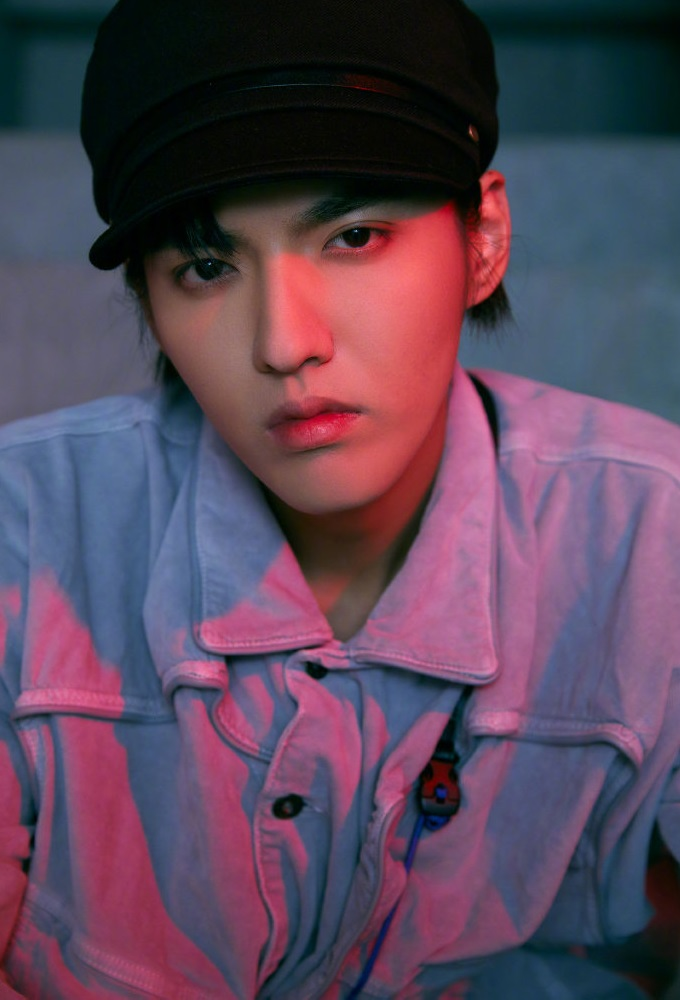
%> input picture DIP/Intensity transformations/kris(1).jpg, 680 x 1000 px
$ octave trans.m   (GNU Octave 9; MATLAB toolbox functions it lacks are replaced by stand-ins)
%> lines starting %> are read from the running program, lines starting %| are printed output that depends on the picture
RGB=imread('kris(1).jpg');                              %读取RGB图像
%> RGB is the input picture: size 1000x680x3 uint8; mean R, G, B 90.4, 69.9, 90
I = rgb2gray(RGB);                                     %把 RGB 图像转换成灰度图像
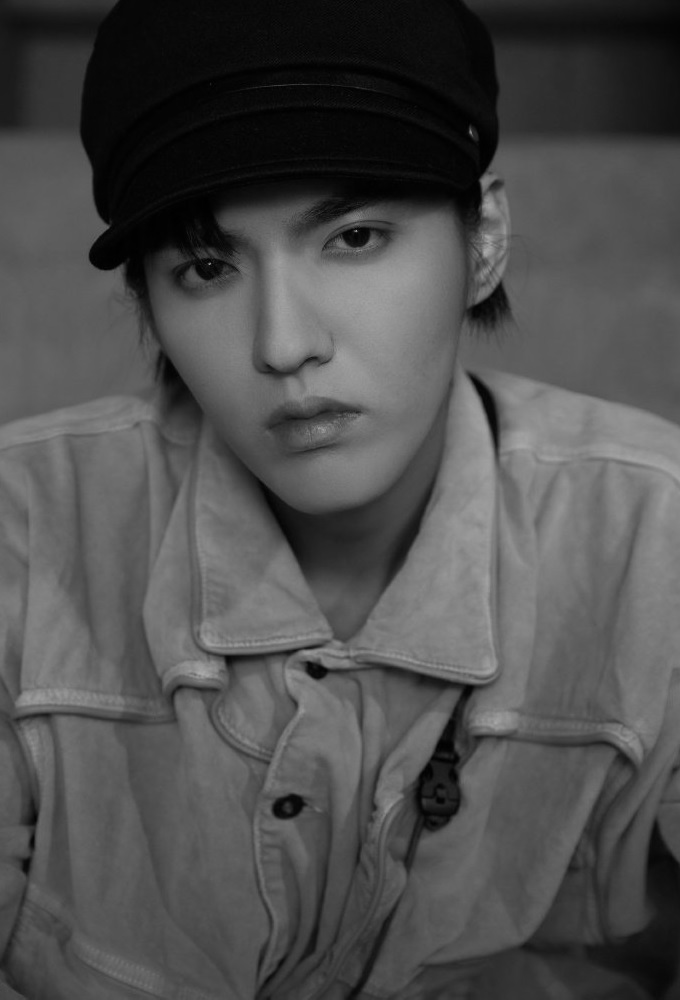
%> I: size 1000x680 uint8; min 0, max 171, mean 78.3
%% 直接线性变换：直接乘以倍数
I1=I*2;
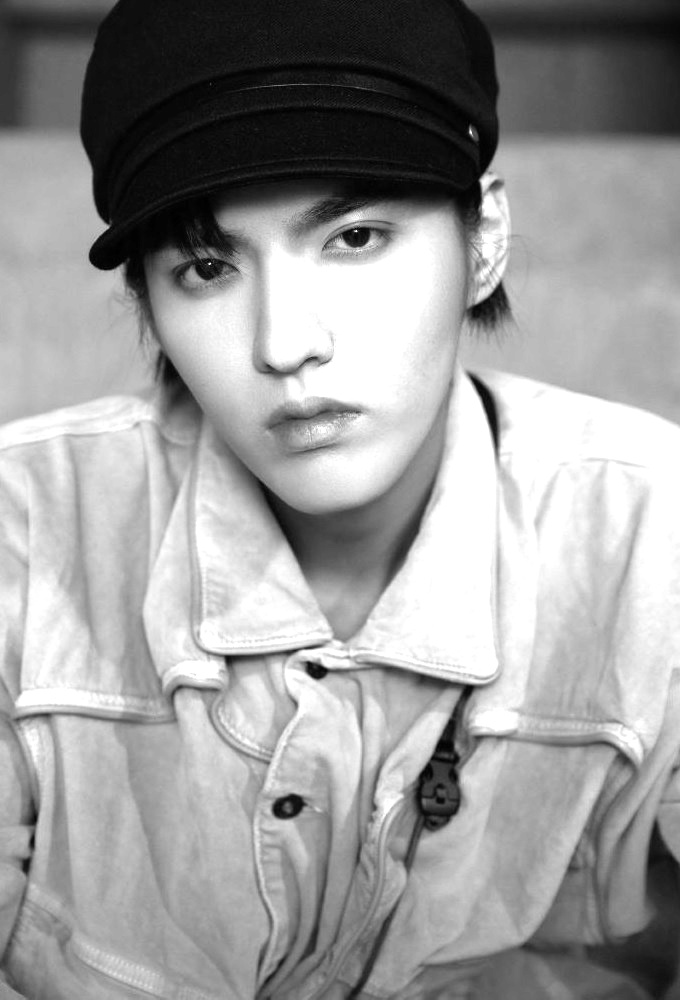
%> I1: size 1000x680 uint8; min 0, max 255, mean 154.5
I2=I/2;
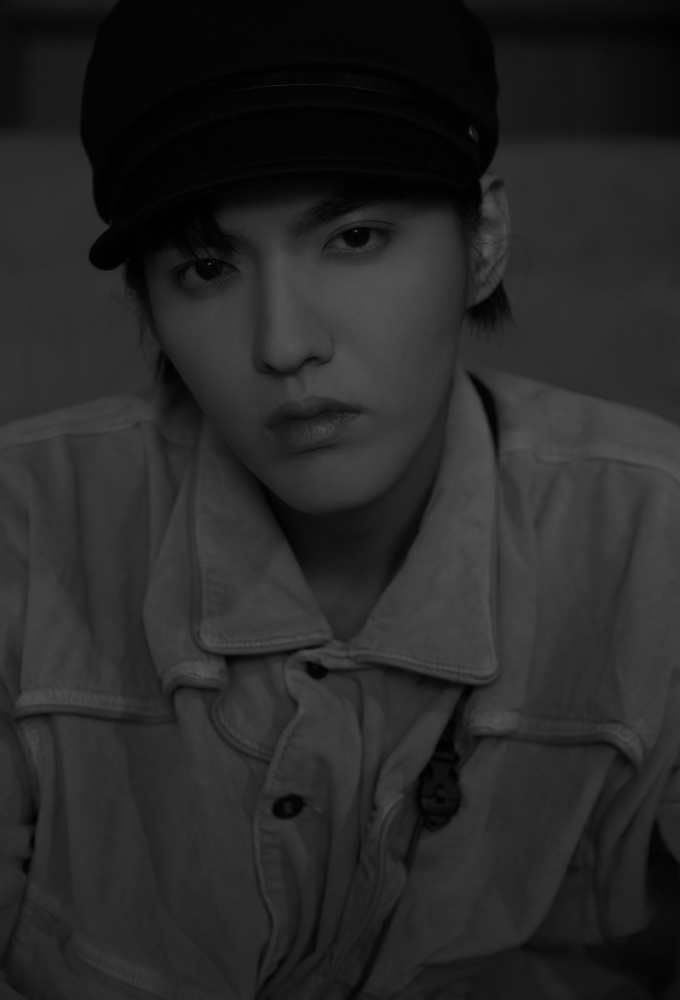
%> I2: size 1000x680 uint8; min 0, max 86, mean 39.4
figure;
subplot(1,3,1);
imshow(I);
title('原图');
subplot(1,3,2);
imshow(I1);
title('线性2倍');
subplot(1,3,3);
imshow(I2);
title('线性1/2倍');
%%  非线性变换：对数和幂律变换
figure;
A=double(I);
B=40*(log(A+1));
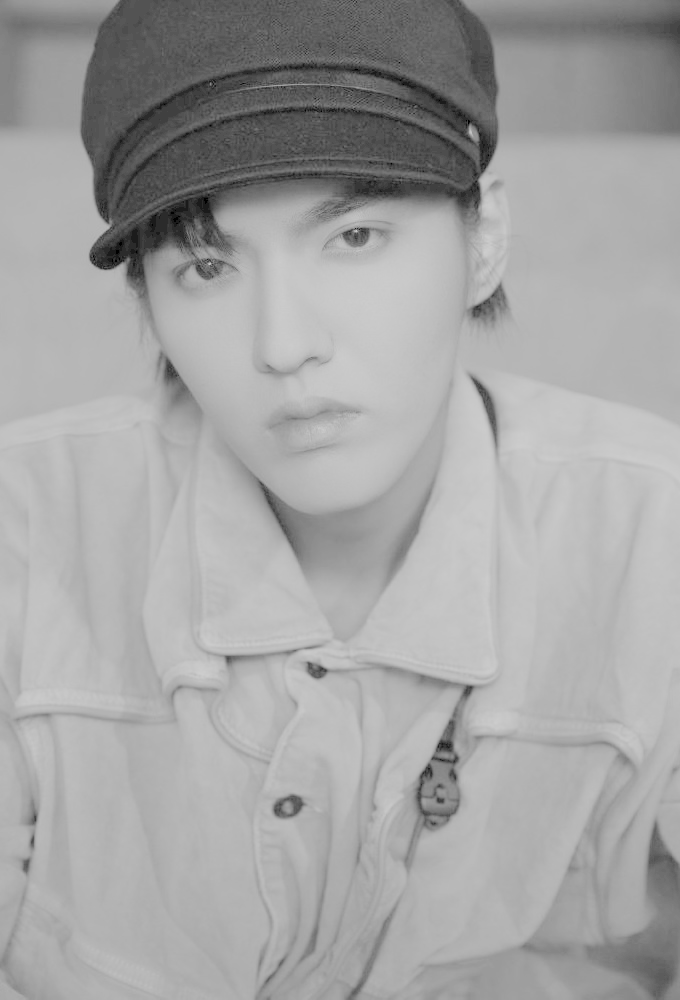
%> B: size 1000x680 double; min 0, max 205.9, mean 164.4
I3=uint8(B);
subplot(1,3,1);
imshow(I3);
title('对数');
I_D=double(I);
C=I_D/255;
I4=uint8(255*(C.^0.7));
subplot(1,3,2);
imshow(I4);
title('幂律变换—γ=0.5');
I5=uint8(255*(C.^1.3));
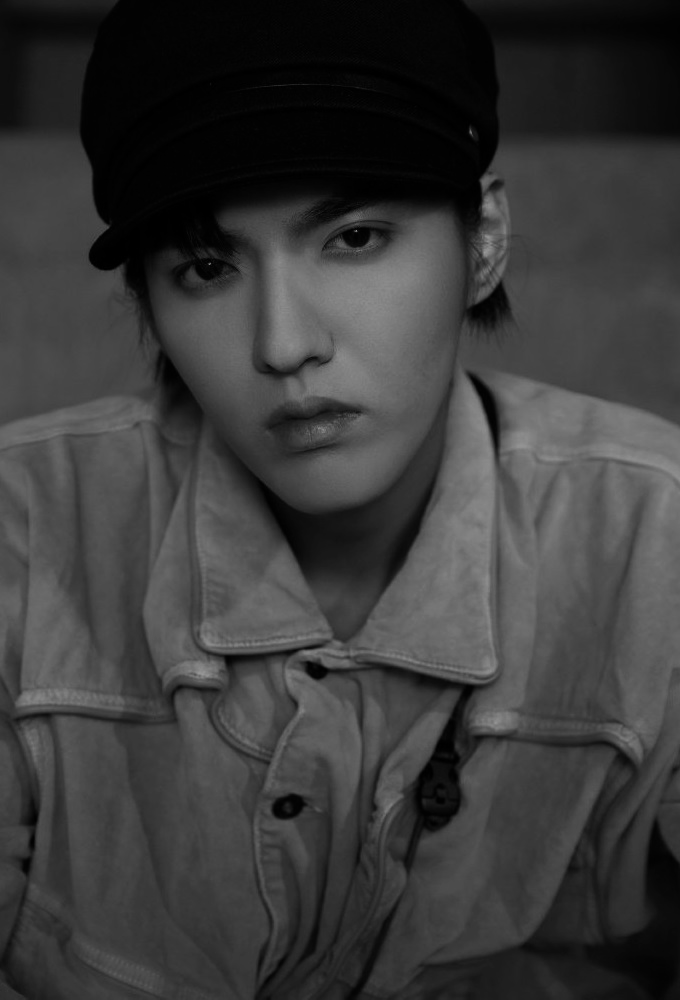
%> I5: size 1000x680 uint8; min 0, max 152, mean 58.2
subplot(1,3,3);
imshow(I5);
title('幂律变换—γ=1.5');
%% 直方图均衡
figure;
subplot(2,2,1);imshow(I);title('原始图像');
subplot(2,2,2);imhist(I);%imhist是实现显示当前图像的直方图分布
ylim('auto');title('原始图像的直方图');
J=histeq(I,256);%histeq是实现直方图均衡
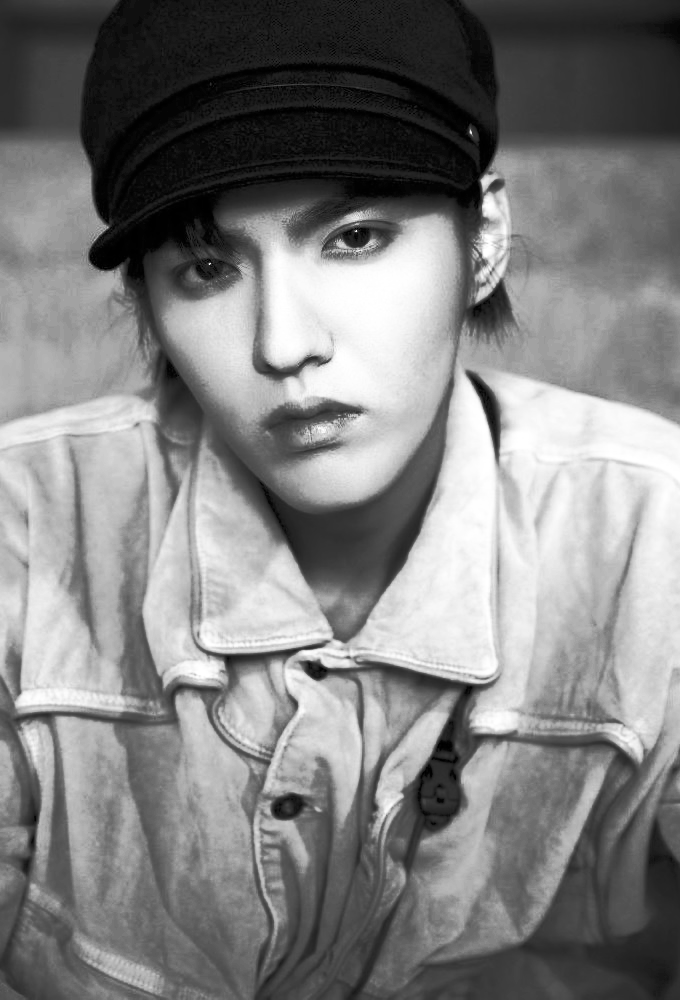
%> J: size 1000x680 uint8; min 0, max 255, mean 128.2
subplot(2,2,3);imshow(J);title('变换后的图像');
subplot(2,2,4);imhist(J);
title('变换后的直方图');ylim('auto');
%> after `ylim('auto')`:
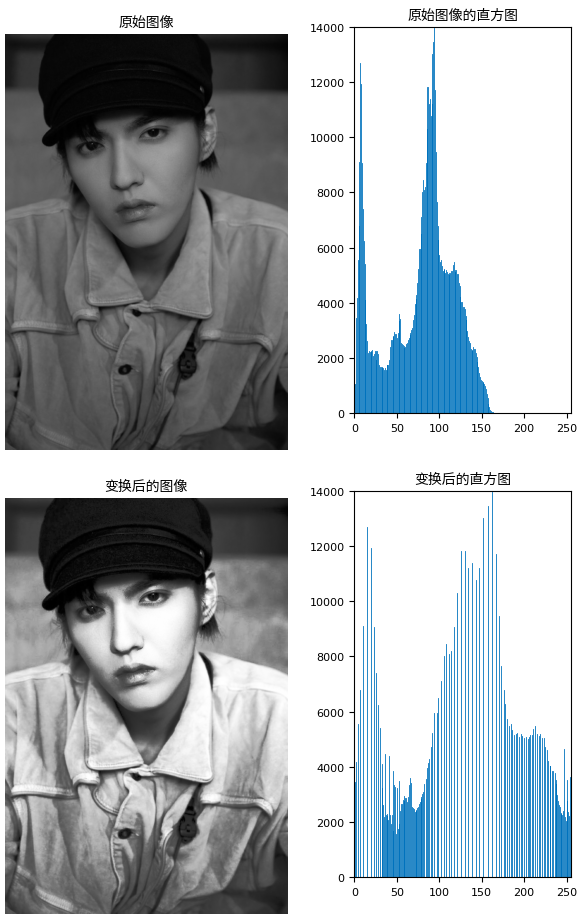
%> figure redrawn from the program's plot data, 4 panels
